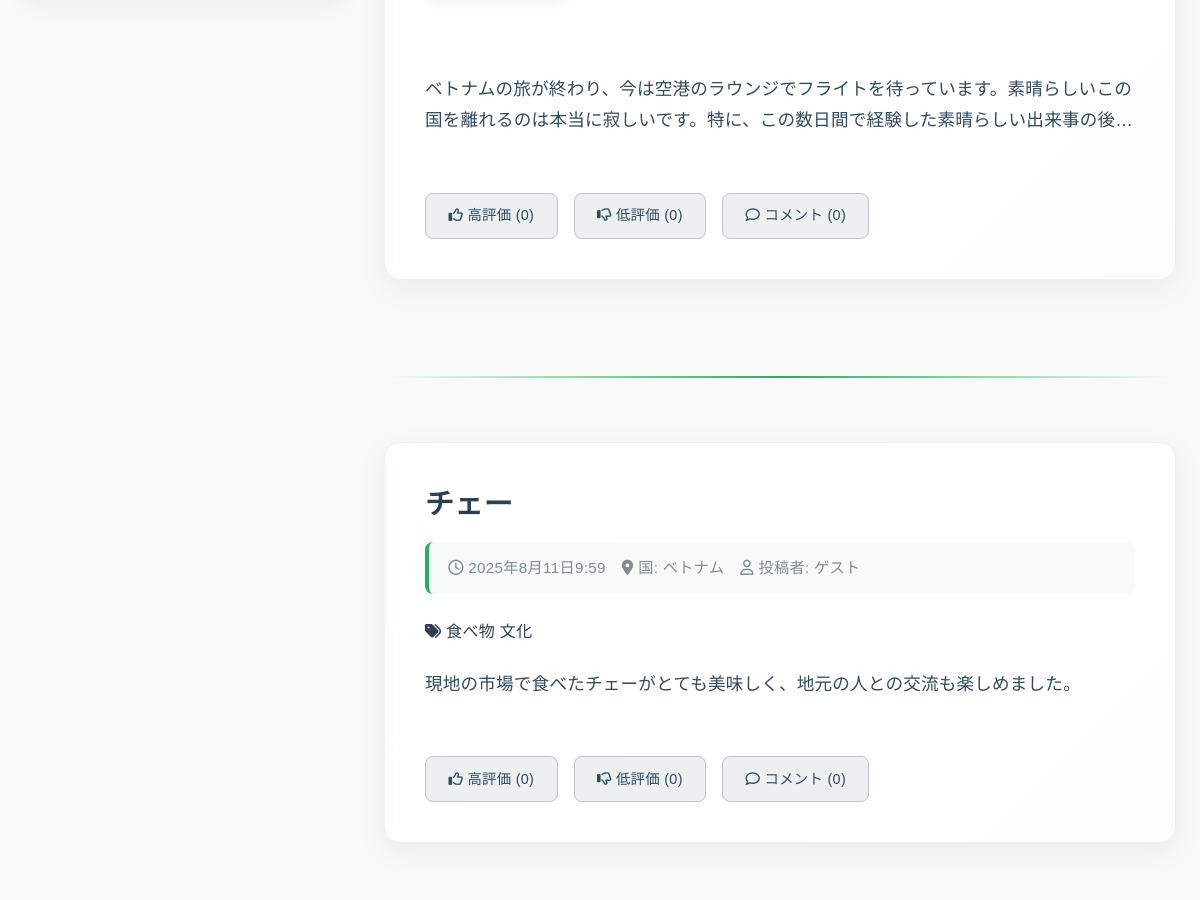
/discussions/?tag=7 (middle part), run on an earlier commit of the app's database.
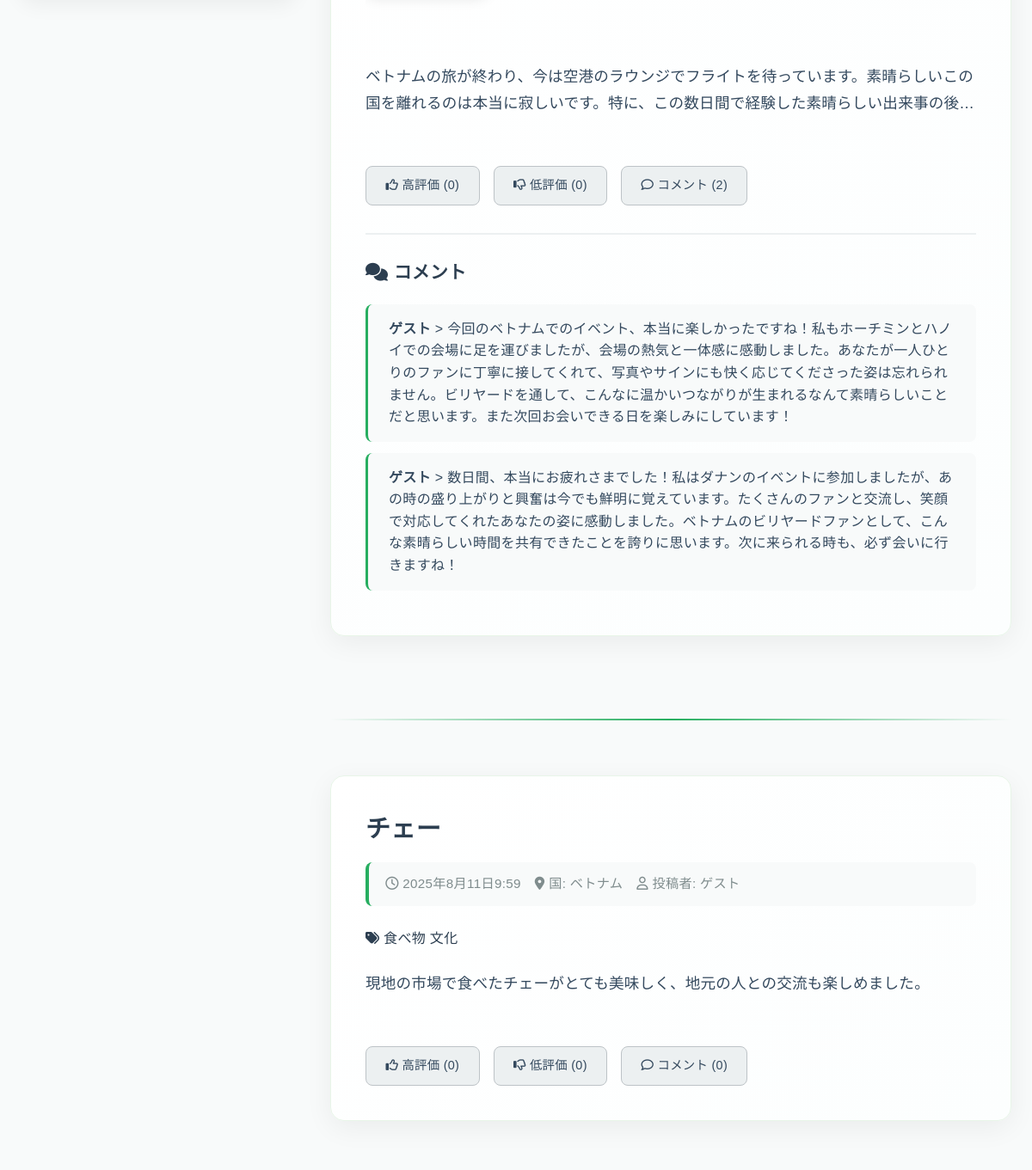
And on a later commit of the database.
### app1/models.py (models this page shows, shortened)
class  Article(models.Model):
    id=models.UUIDField(primary_key=True,default=uuid.uuid4,editable=False)
    title=models.TextField(verbose_name="title")
    country=models.TextField(verbose_name="country")
    user_name=models.TextField(default="ゲスト",verbose_name="user_name")
    body=models.TextField(verbose_name="content")
    tag=models.ManyToManyField('Tags',verbose_name="tag",blank=True)
    picture=models.ImageField(upload_to="app1/picture/",null=True,blank=True,verbose_name="picture")
    created=models.DateTimeField(auto_now_add=True,verbose_name="created_date_time")
    edited=models.DateTimeField(auto_now_add=True,verbose_name="edited_date_time")
    likes=models.IntegerField(default=0,verbose_name="likes_count")
    dislikes=models.IntegerField(default=0,verbose_name="dislikes_count")
    comments=models.IntegerField(default=0,verbose_name="comments_count")
    score=models.IntegerField(default=0,verbose_name="score")

class Tags(models.Model):
    name=models.CharField(max_length=43,unique=True)

class Comment(models.Model):
    id=models.UUIDField(primary_key=True,default=uuid.uuid4,editable=False)
    article_id=models.ForeignKey(Article,verbose_name="ArticleID",on_delete=models.CASCADE)
    user_name=models.TextField(default="ゲスト",verbose_name="user_name")
    body=models.TextField(verbose_name="comment")
    created=models.DateTimeField(auto_now_add=True,verbose_name="created_date_time")

### app1/views.py (the view, shortened to what this page needs)
class DiscussionsView(View):
    def get(self, request):
        form = ArticleModelForm()
        tag_id = request.GET.getlist('tag')
        keyword = request.GET.get('q')
        articles = Article.objects.all().order_by("-created")
        if tag_id:
            for tid in tag_id:
                articles = articles.filter(tag__id=tid)
            articles = articles.distinct()
        if keyword:
            articles = articles.filter(Q(title__icontains=keyword) | Q(body__icontains=keyword))
        comments = Comment.objects.all()
        tags = Tags.objects.all()
        context = {
            'form': form,
            'articles': articles,
            'comments': comments,
            'tags': tags,
            'selected_tags': tag_id,
            'keyword': keyword
        }
        return render(request, 'app1/discussions.html', context)

### templates/app1/discussions.html (shortened to what this page needs)
<!DOCTYPE html>
<html lang="ja">
<head>
    <link rel="stylesheet" href="https://cdnjs.cloudflare.com/ajax/libs/font-awesome/6.0.0-beta3/css/all.min.css">
    <link rel="stylesheet" href="https://cdn.jsdelivr.net/npm/bootstrap@4.1.3/dist/css/bootstrap.min.css">
    <link rel="stylesheet" href="https://cdnjs.cloudflare.com/ajax/libs/font-awesome/6.4.0/css/all.min.css">
    {% load static %}
    <link rel="stylesheet" href="{% static 'app1/css/style.css' %}">
</head>
<body>
    <main class="container">
        <div class="page-content-wrapper">
            <div class="main-content">
                <div class="discussion-list">
                    {% for article in articles %}
                    <article class="post-detail">
                        <header>
                            <h2>{{article.title}}</h2>
                            <div class="post-meta">
                                <span><i class="far fa-clock"></i> {{article.created}}</span>
                                <span><i class="fas fa-map-marker-alt"></i> 国: {{article.country}}</span>
                                <span><i class="far fa-user"></i> 投稿者: {{article.user_name}}</span>
                            </div>
                            {% if article.tag.all %}
                            <div class="post-tags">
                                <i class="fas fa-tags"></i>
                                {% for tag in article.tag.all %}
                                <span class="post-tag">{{tag.name}}</span>
                                {% endfor %}
                            </div>
                            {% endif %}
                        </header>
                        <div class="post-content">
                            {% if article.picture %}
                            <div class="post-image">
                            </div>
                            {% endif %}
                            <div class="post-text">
                                <p>{{article.body}}</p>
                            </div>
                        </div>
                        <footer class="post-actions">
                            <button onclick="location.href='/like/add/{{article.id}}'" class="btn btn-secondary">
                                <i class="far fa-thumbs-up"></i> 高評価 ({{article.likes}})
                            </button>
                            <button onclick="location.href='/dislike/add/{{article.id}}'" class="btn btn-secondary">
                                <i class="far fa-thumbs-down"></i> 低評価 ({{article.dislikes}})
                            </button>
                            <button onclick="location.href='/comment/post/{{article.id}}'" class="btn btn-secondary">
                                <i class="far fa-comment"></i> コメント ({{article.comments}})
                            </button>
                        </footer>
                        {% if article.comments != 0 %}
                        <div class="comments-section">
                            <h5><i class="fas fa-comments"></i> コメント</h5>
                            <ul>
                                {% for comment in comments %}
                                {% if comment.article_id == article %}
                                <li>
                                    <strong>{{comment.user_name}}</strong> > {{comment.body}}
                                </li>
                                {% endif %}
                                {% endfor %}
                            </ul>
                        </div>
                        {% endif %}
                    </article>
                    <hr>
                    {% endfor %}
                </div>
            </div>
        </div>
    </main>
</body>
</html>

What changed in the data, as far as the page shows it:
changed Article (number 1 of 2 on the later page): comments "0" → "2"; now shows "コメント"
added Comment: user_name "ゲスト", body "今回のベトナムでのイベント、本当に楽しかったですね！私もホーチミンとハノイでの会場に足を運びましたが、会場の熱気と一体感に感動しました。あなたが一人ひとりのファンに丁寧に接してくれて、写真やサインにも快く応じてくださった姿は忘れられません。ビリヤードを通して、こんなに温かいつながりが生まれるなんて素晴らしいことだと思います。また次回お会いできる日を楽しみにしています！", shown under Article (number 1 of 2 on the later page)
added Comment: user_name "ゲスト", body "数日間、本当にお疲れさまでした！私はダナンのイベントに参加しましたが、あの時の盛り上がりと興奮は今でも鮮明に覚えています。たくさんのファンと交流し、笑顔で対応してくれたあなたの姿に感動しました。ベトナムのビリヤードファンとして、こんな素晴らしい時間を共有できたことを誇りに思います。次に来られる時も、必ず会いに行きますね！", shown under Article (number 1 of 2 on the later page)
